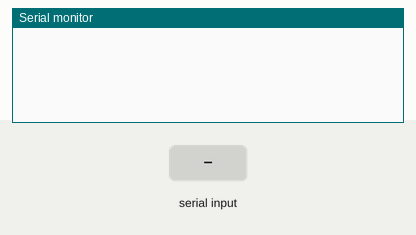
Recording of a sketch running on a simulated Arduino Uno, built with avr-gcc and run on an emulated ATmega328P. On the bench: the last lines printed to the serial monitor. The test bench sets the inputs (shaded band).

Above: at 1.2 s.
1.3 s: "90,45\n" received over Serial
At 2.1 s:
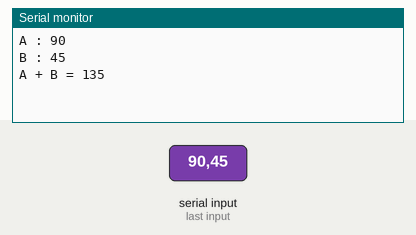
2.8 s: "30,150\n" received over Serial
At 5.3 s:
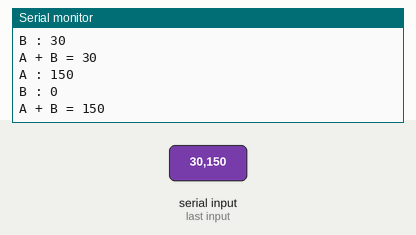

The sketch:

serial_parse.ino
```cpp
void setup()
{
  Serial.begin(9600);
}

void loop()
{
  if (Serial.available())
  {
    long value1 = Serial.parseInt();
    long value2 = Serial.parseInt();
//    float value1 = Serial.parseFloat();
//    float value2 = Serial.parseFloat();

    Serial.print("A : ");
    Serial.println(value1);
    Serial.print("B : ");
    Serial.println(value2);
    Serial.print("A + B = ");
    Serial.println(value1 + value2);
  }
}
```

Measured:
- after the input at 1.3 s, the serial monitor: prints a new line at once (image 1)
- after the input at 2.8 s, the serial monitor: prints a new line at once (image 2)
